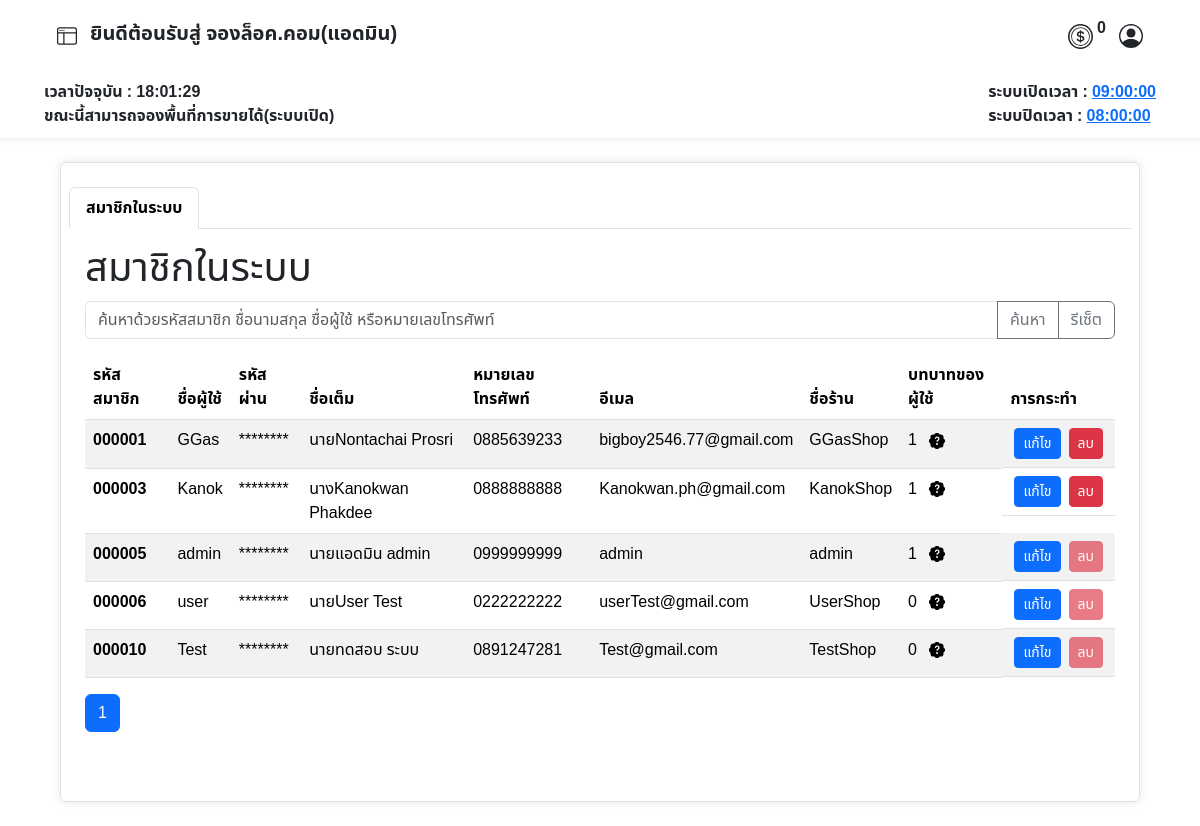
The page /admin/view_member.php (signed in) on the database its author committed.
### tables this page shows
CREATE TABLE `operating_hours` (
  `id` int(11) NOT NULL,
  `opening_time` time NOT NULL,
  `closing_time` time NOT NULL
);

CREATE TABLE `tbl_user` (
  `user_id` int(6) UNSIGNED ZEROFILL NOT NULL COMMENT 'รหัสลูกค้า',
  `prefix` enum('นาย','นาง','นางสาว') NOT NULL COMMENT 'คำนำหน้าชื่อ',
  `firstname` varchar(255) NOT NULL COMMENT 'ชื่อ',
  `lastname` varchar(255) NOT NULL COMMENT 'นามสกุล',
  `tel` varchar(11) NOT NULL COMMENT 'เบอร์โทรศัพท์',
  `email` varchar(255) NOT NULL COMMENT 'อีเมลล์',
  `username` varchar(255) NOT NULL COMMENT 'ชื่อผู้ใช้',
  `password` varchar(255) NOT NULL COMMENT 'รหัสผ่าน',
  `userrole` int(3) NOT NULL COMMENT '1=ลูกค้า,2=แอดมิน',
  `shop_name` varchar(50) NOT NULL COMMENT 'ชื่อร้านค้า',
  `token` int(11) NOT NULL,
  `last_login` datetime DEFAULT NULL
);

### admin/view_member.php (the view, shortened to what this page needs)
<?php
require("../condb.php");
?>
<!DOCTYPE html>
<html lang="en">
<head>
    <link href="https://cdn.jsdelivr.net/npm/bootstrap@5.3.3/dist/css/bootstrap.min.css" rel="stylesheet">
    <link rel="stylesheet" href="../asset/css/font.css">
    <link rel="stylesheet" href="https://cdn.jsdelivr.net/npm/sweetalert2@11/dist/sweetalert2.min.css">
</head>
<body>
    <?php include('./admin_nav.php'); ?>
    <div class="container my-4 px-2 border bgcolor py-4 rounded overflow-auto" style="width: 90%; height: 40rem;">
        <ul class="nav nav-tabs" id="myTab">
            <li class="nav-item">
                <a class="nav-link active" data-bs-toggle="tab" href="#categort"><strong>สมาชิกในระบบ</strong></a>
            </li>
        </ul>
        <div class="tab-content" id="myTabContent">
            <div class="tab-pane fade show active mt-2 mx-2 p-2" id="categort">
                <div>
                    <h1>สมาชิกในระบบ</h1>
                </div>
                <div class="mt-2">
                    <form method="GET">
                        <div class="input-group mb-3">
                            <input class="form-control" type="text" name="search_query" placeholder="ค้นหาด้วยรหัสสมาชิก ชื่อนามสกุล ชื่อผู้ใช้ หรือหมายเลขโทรศัพท์" value="<?php echo isset($_GET['search_query']) ? htmlspecialchars($_GET['search_query']) : ''; ?>">
                            <button class="btn btn-outline-secondary" type="submit">ค้นหา</button>
                            <a href="?reset=true" class="btn btn-outline-secondary">รีเซ็ต</a>
                        </div>
                    </form>
                    <?php
                    $records_per_page = 10;
                    $current_page = isset($_GET['page']) ? (int)$_GET['page'] : 1;
                    $start_from = ($current_page - 1) * $records_per_page;
                    $sql = "SELECT * FROM tbl_user";
                    $total_records_sql = $sql;
                    $result_count = $conn->query($total_records_sql);
                    $total_records = $result_count->num_rows;
                    $sql .= " LIMIT $start_from, $records_per_page";
                    $result = $conn->query($sql);
                    if ($result->num_rows > 0) {
                        echo "<table class='table table-striped'>";
                        echo "<thead>
                <tr>
                    <th>รหัสสมาชิก</th>
                    <th>ชื่อผู้ใช้</th>
                    <th>รหัสผ่าน</th>
                    <th>ชื่อเต็ม</th>
                    <th>หมายเลขโทรศัพท์</th>
                    <th>อีเมล</th>
                    <th>ชื่อร้าน</th>
                    <th>บทบาทของผู้ใช้</th>
                    <th>การกระทำ</th>
                </tr>
                </thead>";
                        echo "<tbody>";
                        while ($row = $result->fetch_assoc()) {
                            $fullmembername = $row["prefix"] . "" . $row["firstname"] . " " . $row["lastname"];
                            $password = htmlspecialchars($row["password"]);
                            $canDelete = (strtotime($row['last_login']) < strtotime('-1 year')) ? '' : 'disabled';
                            echo "<tr data-user-id='" . $row["user_id"] . "'>";
                            echo "<td><strong>" . $row["user_id"] . "</strong></td>";
                            echo "<td>" . $row["username"] . "</td>";
                            echo "<td><span class='password-toggle' data-password='$password'>********</span></td>";
                            echo "<td>" . $fullmembername . "</td>";
                            echo "<td>" . $row["tel"] . "</td>";
                            echo "<td>" . $row["email"] . "</td>";
                            echo "<td>" . $row["shop_name"] . "</td>";
                            echo "<td>" . $row["userrole"] . "
                        <span class='question-icon mx-2' data-bs-toggle='tooltip' data-bs-placement='right' title='0 ผู้ใช้งานทั่วไป<br>1 แอดมิน/ผู้ดูแลระบบ'>
                            <svg xmlns='http://www.w3.org/2000/svg' width='16' height='16' fill='currentColor' class='bi bi-patch-question-fill' viewBox='0 0 16 16'>
                                <path d='M5.933.87a2.89 2.89 0 0 1 4.134 0l.622.638.89-.011a2.89 2.89 0 0 1 2.924 2.924l-.01.89.636.622a2.89 2.89 0 0 1 0 4.134l-.637.622-.011.89a2.89 2.89 0 0 1-2.924 2.924l-.89-.01-.622.636a2.89 2.89 0 0 1-4.134 0l-.622-.637-.89.011a2.89 2.89 0 0 1-2.924-2.924l.01-.89-.636-.622a2.89 2.89 0 0 1 0-4.134l.637-.622-.011-.89a2.89 2.89 0 0 1 2.924-2.924l.89.01zM7.002 11a1 1 0 1 0 2 0 1 1 0 0 0-2 0m1.602-2.027c.04-.534.198-.815.846-1.26.674-.475 1.05-1.09 1.05-1.986 0-1.325-.92-2.227-2.262-2.227-1.02 0-1.792.492-2.1 1.29A1.7 1.7 0 0 0 6 5.48c0 .393.203.64.545.64.272 0 .455-.147.564-.51.158-.592.525-.915 1.074-.915.61 0 1.03.446 1.03.96 0 .556-.433.867-1.014 1.318-.725.485-.947.821-.948 1.27z'/>
                            </svg>
                        </span></td>";
                            echo "<td class='d-flex'>
                    <button class='btn mx-1 btn-sm btn-primary edit-btn' data-bs-toggle='modal' data-bs-target='#editModal' data-user-id='" . $row["user_id"] . "'>แก้ไข</button>
                        <button class='btn mx-1 btn-sm btn-danger delete-btn' $canDelete data-user-id='" . $row["user_id"] . "'>ลบ</button>
                        </td>";
                            echo "</tr>";
                        }
                        echo "</tbody>";
                        echo "</table>";
                        $total_pages = ceil($total_records / $records_per_page);
                        echo "<nav aria-label='Page navigation'>";
                        echo "<ul class='pagination'>";
                        for ($page = 1; $page <= $total_pages; $page++) {
                            $active = ($page == $current_page) ? 'active' : '';
                            echo "<li class='page-item $active'><a class='page-link' href='?page=$page" . (isset($_GET['search_query']) ? "&search_query=" . urlencode($_GET['search_query']) : '') . "'>$page</a></li>";
                        }
                        echo "</ul>";
                        echo "</nav>";
                    } else {
                        echo "ไม่พบข้อมูล";
                    }
                    ?>
                </div>
            </div>
        </div>
    </div>
</body>
</html>

### admin/admin_nav.php (shortened to what this page needs)
<nav class="row g-2 bgcolor">
    <div class="col-12 d-flex justify-content-between px-5 py-3">
        <div class="col-4">
            <div class="d-flex align-items-end ">
                <button class="btn" type="button" data-bs-toggle="offcanvas" data-bs-target="#offcanvasWithBothOptions" aria-controls="offcanvasWithBothOptions">
                </button>
                <h5>
                    <strong>ยินดีต้อนรับสู่ จองล็อค.คอม(แอดมิน)</strong>
                </h5>
            </div>
        </div>
        <div class="d-flex align-items-center ">
            <div class="row  ">
                <div class="col d-flex align-items-center justify-content-center">
                    <p class="ms-1">
                        <strong>
                            <?php
                            echo $_SESSION["token"];
                            ?>
                        </strong>
                    </p>
                </div>
            </div>
            <button class="btn " type="button" data-bs-toggle="modal" data-bs-target="#ProfileModal">
            </button>
        </div>
    </div>
    <?php
    require("../condb.php");
    $sql_time = "SELECT opening_time, closing_time FROM operating_hours LIMIT 1";
    $result = $conn->query($sql_time);
    $row_time = $result->fetch_assoc();
    $openingTime = $row_time['opening_time'];
    $closingTime = $row_time['closing_time'];
    ?>
    <div class="col-12 d-flex justify-content-between px-5">
        <strong>
            <div id="time"></div>
            <div id="status"></div>
        </strong>
        <strong>
            <div id="opening_time">ระบบเปิดเวลา : <a href="#" data-bs-toggle="modal" data-bs-target="#editTimeModal"><?php echo $openingTime; ?></a></div>
            <div id="closing_time">ระบบปิดเวลา : <a href="#" data-bs-toggle="modal" data-bs-target="#editTimeModal"><?php echo $closingTime; ?></a></div>
        </strong>
    </div>
</nav>

### admin/view_member.php (style rules this page uses)
body { background-image: url(../asset/img/img.market2.jpg); width: 100%; height: 100%; background-repeat: repeat; background-size: cover; }

### admin/admin_nav.php (style rules this page uses)
.bgcolor { background-color: rgba(255, 255, 255, 0.9); padding-bottom: 10px; box-shadow: 0 0 10px rgba(0, 0, 0, 0.1); }

### rows shown on the page
operating_hours: opening_time "09:00:00", closing_time "08:00:00"
tbl_user: user_id "000001", username "GGas", fullmembername "นายNontachai Prosri", tel "0885639233", email "bigboy2546.77@gmail.com", shop_name "GGasShop", userrole "1"
tbl_user: user_id "000003", username "Kanok", fullmembername "นางKanokwan Phakdee", tel "0888888888", email "Kanokwan.ph@gmail.com", shop_name "KanokShop", userrole "1"
tbl_user: user_id "000005", username "admin", fullmembername "นายแอดมิน admin", tel "0999999999", email "admin", shop_name "admin", userrole "1"
tbl_user: user_id "000006", username "user", fullmembername "นายUser Test", tel "0222222222", email "userTest@gmail.com", shop_name "UserShop", userrole "0"
tbl_user: user_id "000010", username "Test", fullmembername "นายทดสอบ ระบบ", tel "0891247281", email "Test@gmail.com", shop_name "TestShop", userrole "0"

### other values the page prints
$_SESSION["token"] "0"
